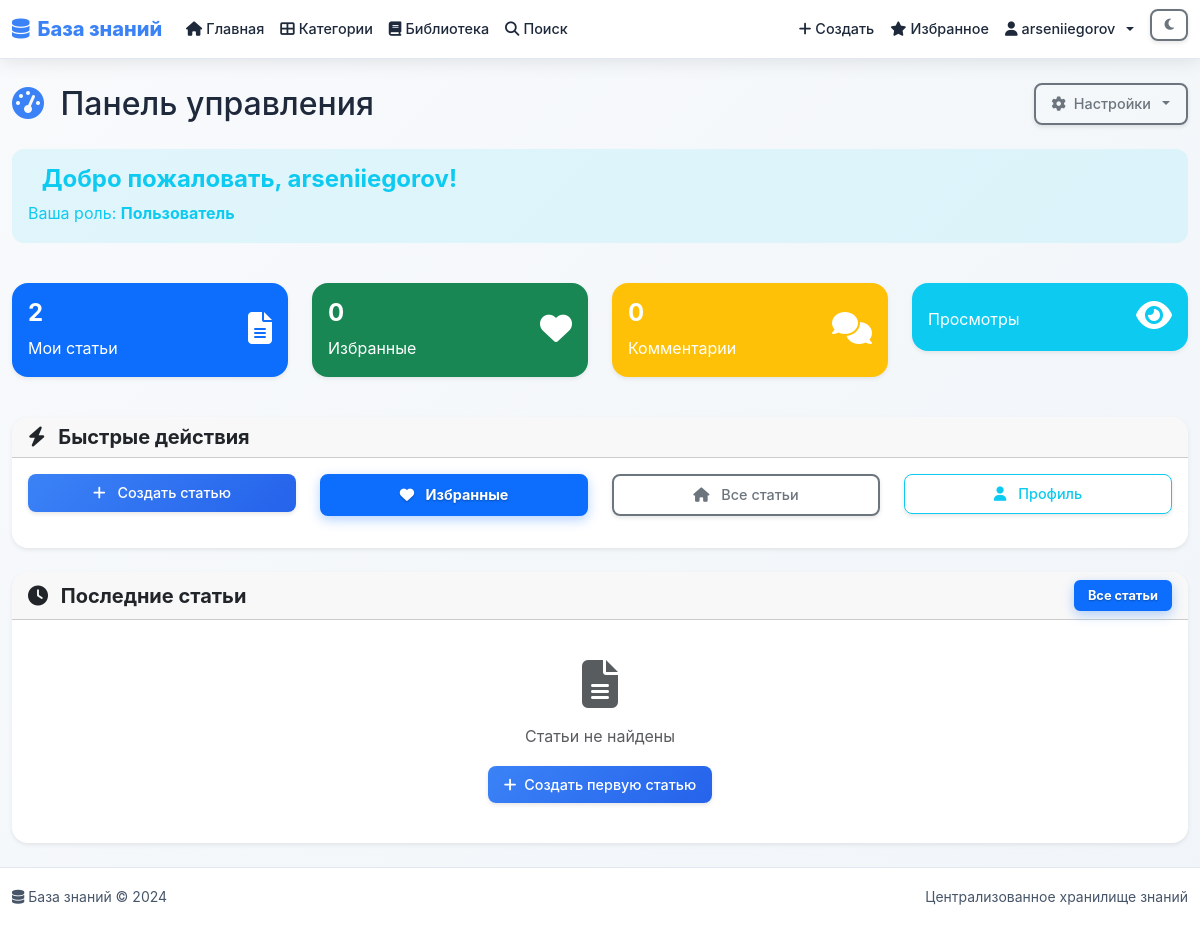
The app's page /accounts/dashboard/ (signed in) with its own data.
### accounts/models.py (models this page shows, shortened)
class User(AbstractUser):
    ROLE_CHOICES = [
        ('user', 'Пользователь'),
        ('editor', 'Редактор'),
        ('admin', 'Администратор'),
    ]
    first_name = models.CharField(max_length=30, blank=True, verbose_name='Имя')
    last_name = models.CharField(max_length=30, blank=True, verbose_name='Фамилия')
    username = models.CharField(max_length=150, unique=True, verbose_name='Имя пользователя')
    email = models.EmailField(blank=True, verbose_name='Email')
    role = models.CharField(
        max_length=10,
        choices=ROLE_CHOICES,
        default='user',
        verbose_name='Роль'
    )
    phone = models.CharField(max_length=20, blank=True, verbose_name='Телефон')
    avatar = models.ImageField(
        upload_to='avatars/',
        blank=True,
        null=True,
        verbose_name='Аватар'
    )
    bio = models.TextField(blank=True, verbose_name='О себе')
    is_verified = models.BooleanField(default=False, verbose_name='Подтвержден')
    created_at = models.DateTimeField(auto_now_add=True, verbose_name='Дата создания')
    updated_at = models.DateTimeField(auto_now=True, verbose_name='Дата обновления')
    USERNAME_FIELD = 'username'
    REQUIRED_FIELDS = []
    class Meta:
        verbose_name = 'Пользователь'
        verbose_name_plural = 'Пользователи'
        ordering = ['-created_at']
    @property
    def is_admin(self):
        return self.role == 'admin'
    @property
    def is_editor(self):
        return self.role in ['editor', 'admin']
    def get_full_name(self):
        return f"{self.first_name} {self.last_name}".strip() or self.username

### accounts/views.py (the view)
# urls.py: path('dashboard/', views.dashboard_view, name='dashboard'),
@login_required
def dashboard_view(request):
    user = request.user
    context = {
        'user': user,
    }
    if user.is_admin:
        context.update({
            'total_users': User.objects.count(),
            'pending_suggestions': 0,  # Будет добавлено в модуле модерации
            'total_articles': 0,  # Будет добавлено в модуле знаний
        })
    elif user.is_editor:
        context.update({
            'pending_suggestions': 0,  # Будет добавлено в модуле модерации
            'my_articles': 0,  # Будет добавлено в модуле знаний
        })
    else:
        context.update({
            'my_suggestions': 0,  # Будет добавлено в модуле модерации
            'favorite_articles': 0,  # Будет добавлено в модуле знаний
        })
    return render(request, 'accounts/dashboard.html', context)

### templates/accounts/dashboard.html (shortened to what this page needs)
{% extends 'base.html' %}
{% load static %}
{% load widget_tweaks %}
{% block content %}
<div class="container mt-4">
    <div class="row">
        <div class="col-12">
            <div class="d-flex justify-content-between align-items-center mb-4">
                <h1 class="h2 mb-0">
                    <i class="fas fa-tachometer-alt text-primary me-2"></i>
                    Панель управления
                </h1>
                <div class="dropdown">
                    <button class="btn btn-outline-secondary dropdown-toggle" type="button" data-bs-toggle="dropdown">
                        <i class="fas fa-cog me-1"></i>
                        Настройки
                    </button>
                </div>
            </div>
        </div>
    </div>
    <div class="row mb-4">
        <div class="col-12">
            <div class="alert alert-info">
                <h4 class="alert-heading">
                    Добро пожаловать, {{ user.get_full_name|default:user.username }}!
                </h4>
                <p class="mb-0">Ваша роль: <strong>{{ user.get_role_display }}</strong></p>
            </div>
        </div>
    </div>
    <div class="row mb-4">
        <div class="col-md-3 mb-3">
            <div class="card bg-primary text-white">
                <div class="card-body">
                    <div class="d-flex justify-content-between">
                        <div>
                            <h4 class="card-title">{{ user.authored_articles.count }}</h4>
                            <p class="card-text">Мои статьи</p>
                        </div>
                        <div class="align-self-center">
                            <i class="fas fa-file-alt fa-2x"></i>
                        </div>
                    </div>
                </div>
            </div>
        </div>
        <div class="col-md-3 mb-3">
            <div class="card bg-success text-white">
                <div class="card-body">
                    <div class="d-flex justify-content-between">
                        <div>
                            <h4 class="card-title">{{ user.favorites.count }}</h4>
                            <p class="card-text">Избранные</p>
                        </div>
                        <div class="align-self-center">
                            <i class="fas fa-heart fa-2x"></i>
                        </div>
                    </div>
                </div>
            </div>
        </div>
        <div class="col-md-3 mb-3">
            <div class="card bg-warning text-white">
                <div class="card-body">
                    <div class="d-flex justify-content-between">
                        <div>
                            <h4 class="card-title">{{ user.comments.count }}</h4>
                            <p class="card-text">Комментарии</p>
                        </div>
                        <div class="align-self-center">
                            <i class="fas fa-comments fa-2x"></i>
                        </div>
                    </div>
                </div>
            </div>
        </div>
        <div class="col-md-3 mb-3">
            <div class="card bg-info text-white">
                <div class="card-body">
                    <div class="d-flex justify-content-between">
                        <div>
                            <p class="card-text">Просмотры</p>
                        </div>
                        <div class="align-self-center">
                            <i class="fas fa-eye fa-2x"></i>
                        </div>
                    </div>
                </div>
            </div>
        </div>
    </div>
    <div class="row mb-4">
        <div class="col-12">
            <div class="card">
                <div class="card-header">
                    <h5 class="card-title mb-0">
                        <i class="fas fa-bolt me-2"></i>
                        Быстрые действия
                    </h5>
                </div>
                <div class="card-body">
                    <div class="row">
                        <div class="col-md-3 mb-3">
                            <a href="{% url 'knowledge:create_article' %}" class="btn btn-primary w-100">
                                <i class="fas fa-plus me-2"></i>
                                Создать статью
                            </a>
                        </div>
                        <div class="col-md-3 mb-3">
                            <a href="{% url 'knowledge:my_favorites' %}" class="btn btn-outline-primary w-100">
                                <i class="fas fa-heart me-2"></i>
                                Избранные
                            </a>
                        </div>
                        <div class="col-md-3 mb-3">
                            <a href="{% url 'knowledge:home' %}" class="btn btn-outline-secondary w-100">
                                <i class="fas fa-home me-2"></i>
                                Все статьи
                            </a>
                        </div>
                        <div class="col-md-3 mb-3">
                            <a href="{% url 'accounts:profile' %}" class="btn btn-outline-info w-100">
                                <i class="fas fa-user me-2"></i>
                                Профиль
                            </a>
                        </div>
                    </div>
                </div>
            </div>
        </div>
    </div>
    <div class="row mb-4">
        <div class="col-12">
            <div class="card">
                <div class="card-header d-flex justify-content-between align-items-center">
                    <h5 class="card-title mb-0">
                        <i class="fas fa-clock me-2"></i>
                        Последние статьи
                    </h5>
                    <a href="{% url 'knowledge:home' %}" class="btn btn-sm btn-outline-primary">
                        Все статьи
                    </a>
                </div>
                <div class="card-body">
                    {% if recent_articles %}
                        <div class="row">
                            {% for article in recent_articles %}
                                <div class="col-md-6 mb-3">
                                    <div class="card h-100">
                                        {% if article.featured_image %}
                                            <img src="{{ article.featured_image.url }}" class="card-img-top" alt="{{ article.title }}" style="height: 150px; object-fit: cover;">
                                        {% endif %}
                                        <div class="card-body">
                                            <h6 class="card-title">
                                                <a href="{% url 'knowledge:article_detail' article.slug %}" class="text-decoration-none">
                                                    {{ article.title }}
                                                </a>
                                            </h6>
                                            <p class="card-text text-muted small">
                                                {{ article.excerpt|truncatewords:15 }}
                                            </p>
                                            <div class="d-flex justify-content-between align-items-center">
                                                <small class="text-muted">
                                                    <i class="fas fa-calendar me-1"></i>
                                                    {{ article.created_at|date:"d.m.Y" }}
                                                </small>
                                                <small class="text-muted">
                                                    <i class="fas fa-eye me-1"></i>
                                                    {{ article.views_count }}
                                                </small>
                                            </div>
                                        </div>
                                    </div>
                                </div>
                            {% endfor %}
                        </div>
                    {% else %}
                        <div class="text-center py-4">
                            <i class="fas fa-file-alt fa-3x text-muted mb-3"></i>
                            <p class="text-muted">Статьи не найдены</p>
                            <a href="{% url 'knowledge:create_article' %}" class="btn btn-primary">
                                <i class="fas fa-plus me-1"></i>
                                Создать первую статью
                            </a>
                        </div>
                    {% endif %}
                </div>
            </div>
        </div>
    </div>
</div>
{% endblock %}

### templates/base.html (shortened to what this page needs)
<!DOCTYPE html>
<html lang="ru" data-bs-theme="light">
<head>
    {% load static %}
    <link href="https://cdn.jsdelivr.net/npm/bootstrap@5.3.0/dist/css/bootstrap.min.css" rel="stylesheet">
    <link href="https://cdnjs.cloudflare.com/ajax/libs/font-awesome/6.4.0/css/all.min.css" rel="stylesheet">
    <link href="{% static 'css/prosemirror.css' %}" rel="stylesheet">
</head>
<body>
    <nav class="navbar navbar-expand-lg navbar-light">
        <div class="container">
            <a class="navbar-brand" href="{% url 'knowledge:home' %}">
                <i class="fas fa-database me-2"></i>База знаний
            </a>
            <div class="collapse navbar-collapse" id="navbarNav">
                <ul class="navbar-nav me-auto">
                    <li class="nav-item">
                        <a class="nav-link" href="{% url 'knowledge:home' %}">
                            <i class="fas fa-home me-1"></i>Главная
                        </a>
                    </li>
                    <li class="nav-item">
                        <a class="nav-link" href="{% url 'knowledge:category_list' %}">
                            <i class="fas fa-th-large me-1"></i>Категории
                        </a>
                    </li>
                    <li class="nav-item">
                        <a class="nav-link" href="{% url 'books:book_list' %}">
                            <i class="fas fa-book me-1"></i>Библиотека
                        </a>
                    </li>
                    <li class="nav-item">
                        <a class="nav-link" href="{% url 'knowledge:search' %}">
                            <i class="fas fa-search me-1"></i>Поиск
                        </a>
                    </li>
                </ul>
                <ul class="navbar-nav">
                    {% if user.is_authenticated %}
                        <li class="nav-item">
                            <a class="nav-link" href="{% url 'knowledge:create_article' %}" title="Создать статью">
                                <i class="fas fa-plus me-1"></i>Создать
                            </a>
                        </li>
                        <li class="nav-item">
                            <a class="nav-link" href="{% url 'knowledge:my_favorites' %}" title="Избранное">
                                <i class="fas fa-star me-1"></i>Избранное
                            </a>
                        </li>
                        <li class="nav-item dropdown">
                            <a class="nav-link dropdown-toggle" href="#" id="navbarDropdown" role="button" data-bs-toggle="dropdown" aria-expanded="false">
                                <i class="fas fa-user me-1"></i>{{ user.get_full_name|default:user.username }}
                            </a>
                        </li>
                        <li class="nav-item">
                            <button class="btn btn-outline-secondary btn-sm ms-2" id="theme-toggle" title="Переключить тему">
                                <i class="fas fa-moon" id="theme-icon"></i>
                            </button>
                        </li>
                    {% endif %}
                </ul>
            </div>
        </div>
    </nav>
    <main class="main-content">
        {% block content %}{% endblock %}
    </main>
    <footer class="footer">
        <div class="container-fluid">
            <div class="row align-items-center">
                <div class="col-md-6">
                    <small><i class="fas fa-database me-1"></i>База знаний &copy; 2024</small>
                </div>
                <div class="col-md-6 text-end">
                    <small>Централизованное хранилище знаний</small>
                </div>
            </div>
        </div>
    </footer>
</body>
</html>

### templates/accounts/dashboard.html (style rules this page uses)
.card { border: none; box-shadow: 0 0.125rem 0.25rem rgba(0, 0, 0, 0.075); transition: box-shadow 0.15s ease-in-out; }
.alert-info { background-color: rgba(var(--bs-info-rgb), 0.1); border-color: rgba(var(--bs-info-rgb), 0.2); color: var(--bs-info); }
.btn { transition: all 0.15s ease-in-out; }
.bg-primary, .bg-success, .bg-warning, .bg-info { background-color: var(--bs-primary) !important; }
.bg-success { background-color: var(--bs-success) !important; }
.bg-warning { background-color: var(--bs-warning) !important; }
.bg-info { background-color: var(--bs-info) !important; }

### records on screen
User: get_full_name "arseniiegorov", role "Пользователь", authored_articles.count "2", favorites.count "0", comments.count "0"
